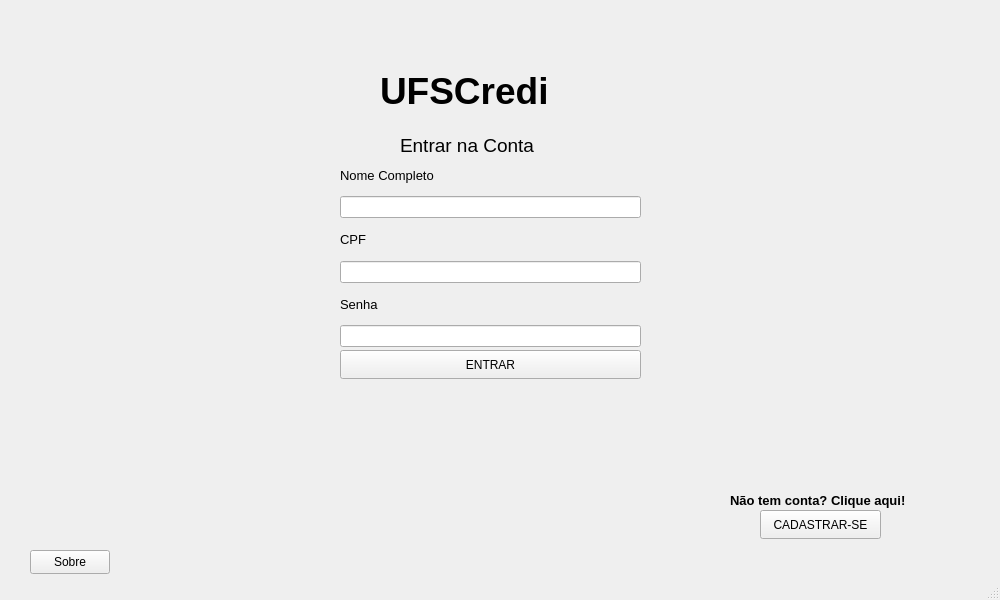
<?xml version="1.0" encoding="UTF-8"?>
<ui version="4.0">
 <class>MainWindow</class>
 <widget class="QMainWindow" name="MainWindow">
  <property name="geometry">
   <rect>
    <x>0</x>
    <y>0</y>
    <width>1000</width>
    <height>600</height>
   </rect>
  </property>
  <property name="windowTitle">
   <string>MainWindow</string>
  </property>
  <widget class="QWidget" name="centralwidget">
   <widget class="QWidget" name="verticalLayoutWidget_2">
    <property name="geometry">
     <rect>
      <x>340</x>
      <y>160</y>
      <width>301</width>
      <height>187</height>
     </rect>
    </property>
    <layout class="QVBoxLayout" name="verticalLayout_2">
     <item>
      <widget class="QLabel" name="label_9">
       <property name="font">
        <font>
         <pointsize>10</pointsize>
        </font>
       </property>
       <property name="text">
        <string>Nome Completo</string>
       </property>
      </widget>
     </item>
     <item>
      <widget class="QLineEdit" name="lineEdit_nome_login">
       <property name="text">
        <string/>
       </property>
      </widget>
     </item>
     <item>
      <widget class="QLabel" name="label_13">
       <property name="font">
        <font>
         <pointsize>10</pointsize>
        </font>
       </property>
       <property name="text">
        <string>CPF</string>
       </property>
      </widget>
     </item>
     <item>
      <widget class="QLineEdit" name="lineEdit_cpf_login">
       <property name="text">
        <string/>
       </property>
      </widget>
     </item>
     <item>
      <widget class="QLabel" name="label_15">
       <property name="font">
        <font>
         <pointsize>10</pointsize>
        </font>
       </property>
       <property name="text">
        <string>Senha</string>
       </property>
      </widget>
     </item>
     <item>
      <widget class="QLineEdit" name="lineEdit_senha_login">
       <property name="text">
        <string/>
       </property>
       <property name="echoMode">
        <enum>QLineEdit::EchoMode::Password</enum>
       </property>
      </widget>
     </item>
    </layout>
   </widget>
   <widget class="QLabel" name="label_16">
    <property name="geometry">
     <rect>
      <x>400</x>
      <y>130</y>
      <width>171</width>
      <height>31</height>
     </rect>
    </property>
    <property name="font">
     <font>
      <pointsize>14</pointsize>
     </font>
    </property>
    <property name="text">
     <string>Entrar na Conta</string>
    </property>
    <property name="textFormat">
     <enum>Qt::TextFormat::RichText</enum>
    </property>
   </widget>
   <widget class="QPushButton" name="pushButton_login">
    <property name="geometry">
     <rect>
      <x>340</x>
      <y>350</y>
      <width>301</width>
      <height>29</height>
     </rect>
    </property>
    <property name="text">
     <string>ENTRAR</string>
    </property>
   </widget>
   <widget class="QLabel" name="label">
    <property name="geometry">
     <rect>
      <x>730</x>
      <y>490</y>
      <width>231</width>
      <height>20</height>
     </rect>
    </property>
    <property name="font">
     <font>
      <pointsize>10</pointsize>
      <bold>true</bold>
     </font>
    </property>
    <property name="text">
     <string>Não tem conta? Clique aqui!</string>
    </property>
   </widget>
   <widget class="QPushButton" name="pushButton_cadastrar_n">
    <property name="geometry">
     <rect>
      <x>760</x>
      <y>510</y>
      <width>121</width>
      <height>29</height>
     </rect>
    </property>
    <property name="text">
     <string>CADASTRAR-SE</string>
    </property>
   </widget>
   <widget class="QPushButton" name="pushButton_sobre_login">
    <property name="geometry">
     <rect>
      <x>30</x>
      <y>550</y>
      <width>80</width>
      <height>24</height>
     </rect>
    </property>
    <property name="text">
     <string>Sobre</string>
    </property>
   </widget>
   <widget class="QLabel" name="label_10">
    <property name="geometry">
     <rect>
      <x>380</x>
      <y>60</y>
      <width>201</width>
      <height>61</height>
     </rect>
    </property>
    <property name="font">
     <font>
      <pointsize>28</pointsize>
      <bold>true</bold>
     </font>
    </property>
    <property name="text">
     <string>UFSCredi</string>
    </property>
   </widget>
  </widget>
  <widget class="QStatusBar" name="statusbar"/>
 </widget>
 <resources/>
 <connections/>
</ui>
